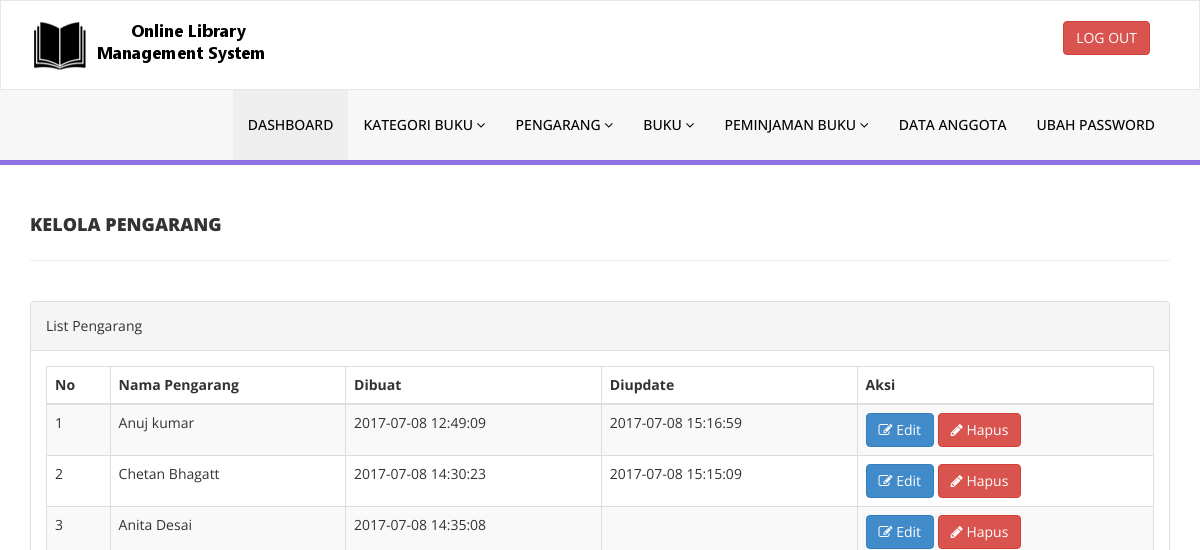
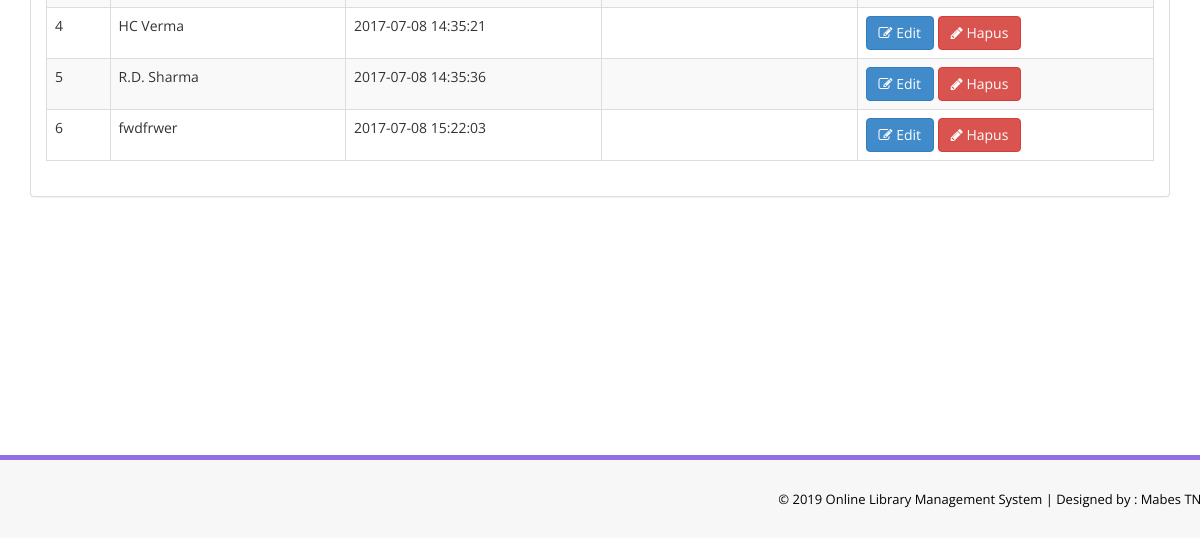
The app's page /admin/manage-authors.php (signed in), older data (2 pictures, top to bottom).
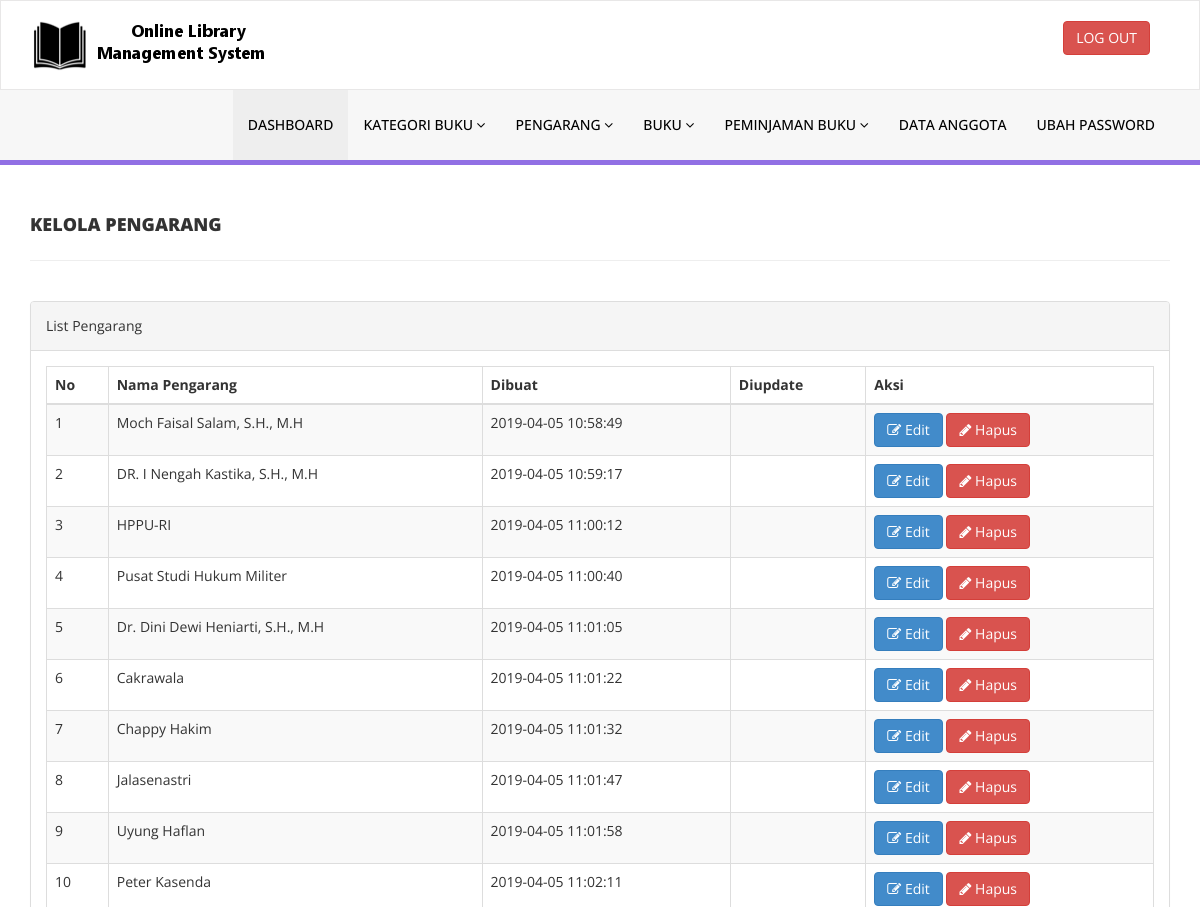
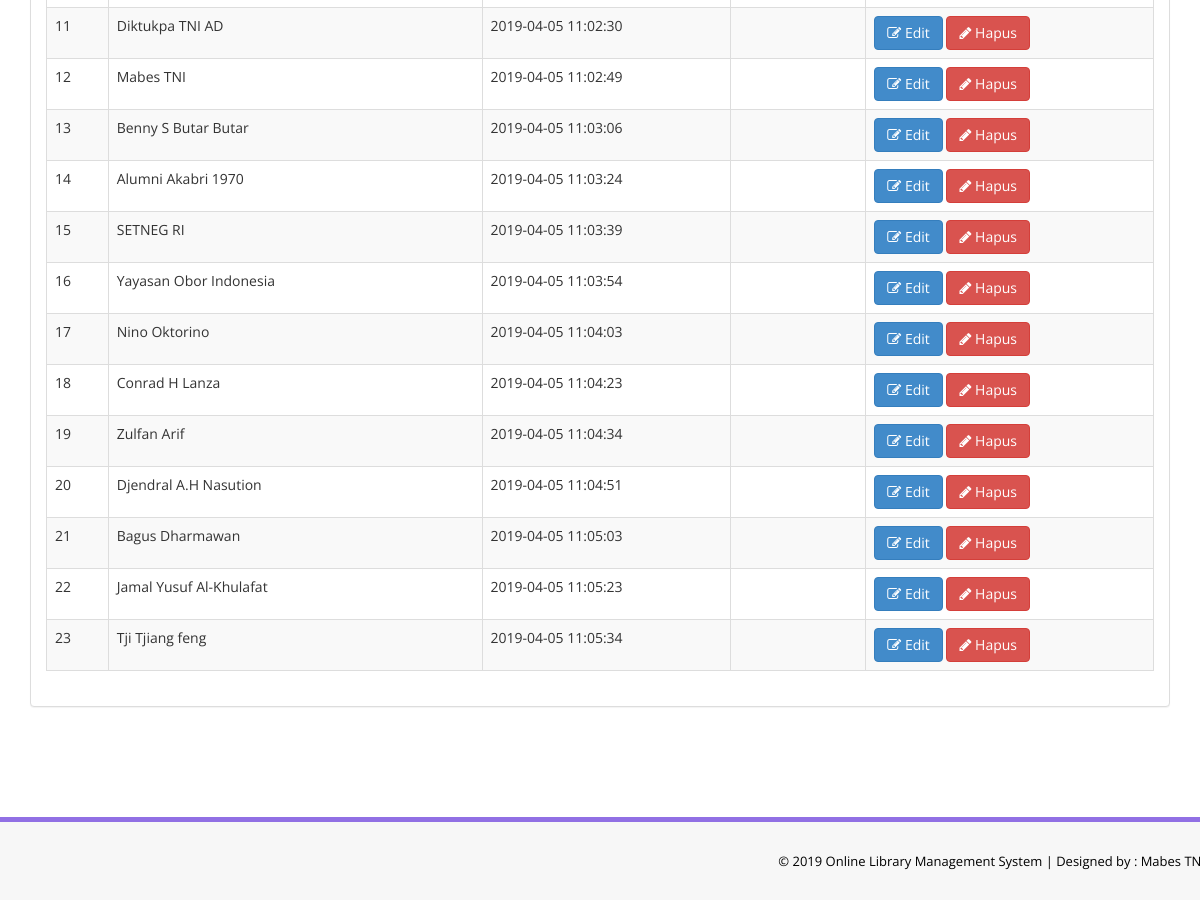
The same page, newer data (2 pictures, top to bottom).
### tables this page shows
CREATE TABLE `tblauthors` (
  `id` int(11) NOT NULL,
  `AuthorName` varchar(159) DEFAULT NULL,
  `creationDate` timestamp NULL DEFAULT CURRENT_TIMESTAMP,
  `UpdationDate` timestamp NULL DEFAULT NULL ON UPDATE CURRENT_TIMESTAMP
);

### admin/manage-authors.php (the view, shortened to what this page needs)
<?php
include('includes/config.php');
if(strlen($_SESSION['alogin'])==0)
    {
header('location:index.php');
}
else{
    ?>
<!DOCTYPE html>
<html xmlns="http://www.w3.org/1999/xhtml">
<head>
    <link href="assets/css/bootstrap.css" rel="stylesheet" />
    <link href="assets/css/font-awesome.css" rel="stylesheet" />
    <link href="assets/js/dataTables/dataTables.bootstrap.css" rel="stylesheet" />
    <link href="assets/css/style.css" rel="stylesheet" />
</head>
<body>
<?php include('includes/header.php');?>
    <div class="content-wrapper">
         <div class="container">
        <div class="row pad-botm">
            <div class="col-md-12">
                <h4 class="header-line">Kelola Pengarang</h4>
    </div>
     <div class="row">
</div>
        </div>
            <div class="row">
                <div class="col-md-12">
                    <div class="panel panel-default">
                        <div class="panel-heading">
                           List Pengarang
                        </div>
                        <div class="panel-body">
                            <div class="table-responsive">
                                <table class="table table-striped table-bordered table-hover" id="dataTables-example">
                                    <thead>
                                        <tr>
                                            <th>No</th>
                                            <th>Nama Pengarang</th>
                                            <th>Dibuat</th>
                                            <th>Diupdate</th>
                                            <th>Aksi</th>
                                        </tr>
                                    </thead>
                                    <tbody>
<?php $sql = "SELECT * from  tblauthors";
$query = $dbh -> prepare($sql);
$query->execute();
$results=$query->fetchAll(PDO::FETCH_OBJ);
$cnt=1;
if($query->rowCount() > 0)
{
foreach($results as $result)
{               ?>
                                        <tr class="odd gradeX">
                                            <td class="center"><?php echo htmlentities($cnt);?></td>
                                            <td class="center"><?php echo htmlentities($result->AuthorName);?></td>
                                            <td class="center"><?php echo htmlentities($result->creationDate);?></td>
                                            <td class="center"><?php echo htmlentities($result->UpdationDate);?></td>
                                            <td class="center">
                                            <a href="edit-author.php?athrid=<?php echo htmlentities($result->id);?>"><button class="btn btn-primary"><i class="fa fa-edit "></i> Edit</button>
                                          <a href="manage-authors.php?del=<?php echo htmlentities($result->id);?>" onclick="return confirm('Are you sure you want to delete?');"" >  <button class="btn btn-danger"><i class="fa fa-pencil"></i> Hapus</button>
                                            </td>
                                        </tr>
 <?php $cnt=$cnt+1;}} ?>
                                    </tbody>
                                </table>
                            </div>
                        </div>
                    </div>
                </div>
            </div>
    </div>
    </div>
  <?php include('includes/footer.php');?>
</body>
</html>
<?php } ?>

Row changes from the older to the newer data that the page shows:
removed tblauthors: AuthorName "Anuj kumar", creationDate "2017-07-08 12:49:09", UpdationDate "2017-07-08 15:16:59"
removed tblauthors: AuthorName "Chetan Bhagatt", creationDate "2017-07-08 14:30:23", UpdationDate "2017-07-08 15:15:09"
removed tblauthors: AuthorName "Anita Desai", creationDate "2017-07-08 14:35:08"
removed tblauthors: AuthorName "HC Verma", creationDate "2017-07-08 14:35:21"
removed tblauthors: AuthorName "R.D. Sharma", creationDate "2017-07-08 14:35:36"
removed tblauthors: AuthorName "fwdfrwer", creationDate "2017-07-08 15:22:03"
added tblauthors: AuthorName "Moch Faisal Salam, S.H., M.H", creationDate "2019-04-05 10:58:49"
added tblauthors: AuthorName "DR. I Nengah Kastika, S.H., M.H", creationDate "2019-04-05 10:59:17"
added tblauthors: AuthorName "HPPU-RI", creationDate "2019-04-05 11:00:12"
added tblauthors: AuthorName "Pusat Studi Hukum Militer", creationDate "2019-04-05 11:00:40"
added tblauthors: AuthorName "Dr. Dini Dewi Heniarti, S.H., M.H", creationDate "2019-04-05 11:01:05"
added tblauthors: AuthorName "Cakrawala", creationDate "2019-04-05 11:01:22"
added tblauthors: AuthorName "Chappy Hakim", creationDate "2019-04-05 11:01:32"
added tblauthors: AuthorName "Jalasenastri", creationDate "2019-04-05 11:01:47"
added tblauthors: AuthorName "Uyung Haflan", creationDate "2019-04-05 11:01:58"
added tblauthors: AuthorName "Peter Kasenda", creationDate "2019-04-05 11:02:11"
added tblauthors: AuthorName "Diktukpa TNI AD", creationDate "2019-04-05 11:02:30"
added tblauthors: AuthorName "Mabes TNI", creationDate "2019-04-05 11:02:49"
added tblauthors: AuthorName "Benny S Butar Butar", creationDate "2019-04-05 11:03:06"
added tblauthors: AuthorName "Alumni Akabri 1970", creationDate "2019-04-05 11:03:24"
added tblauthors: AuthorName "SETNEG RI", creationDate "2019-04-05 11:03:39"
added tblauthors: AuthorName "Yayasan Obor Indonesia", creationDate "2019-04-05 11:03:54"
added tblauthors: AuthorName "Nino Oktorino", creationDate "2019-04-05 11:04:03"
added tblauthors: AuthorName "Conrad H Lanza", creationDate "2019-04-05 11:04:23"
added tblauthors: AuthorName "Zulfan Arif", creationDate "2019-04-05 11:04:34"
added tblauthors: AuthorName "Djendral A.H Nasution", creationDate "2019-04-05 11:04:51"
added tblauthors: AuthorName "Bagus Dharmawan", creationDate "2019-04-05 11:05:03"
added tblauthors: AuthorName "Jamal Yusuf Al-Khulafat", creationDate "2019-04-05 11:05:23"
added tblauthors: AuthorName "Tji Tjiang feng", creationDate "2019-04-05 11:05:34"
